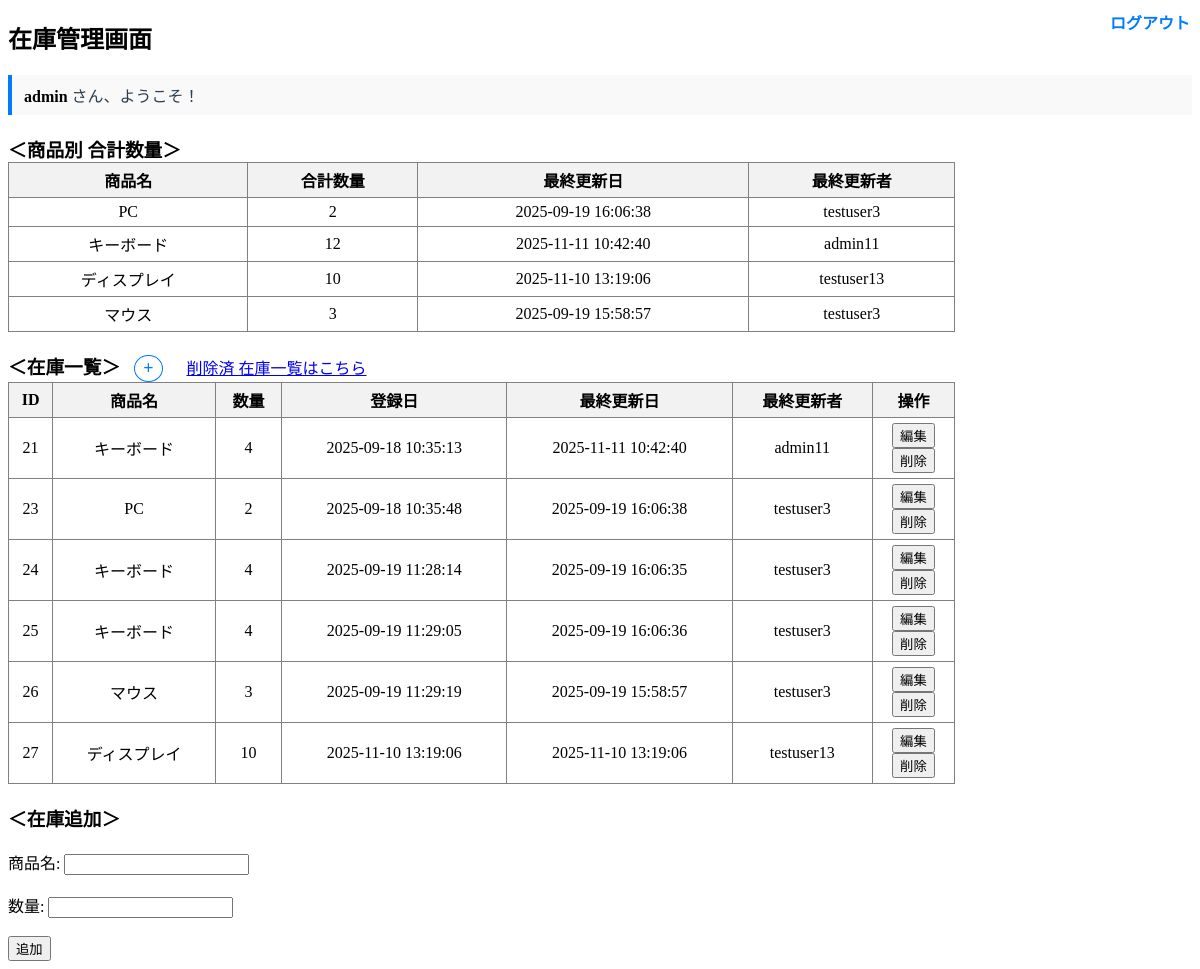
The app's page /PHP/inventory.php (signed in) with its own data.
### tables this page shows
CREATE TABLE `inventory` (
  `id` int(11) NOT NULL,
  `item_name` varchar(100) NOT NULL,
  `quantity` int(11) NOT NULL,
  `created_at` datetime DEFAULT current_timestamp(),
  `updated_at` datetime DEFAULT current_timestamp() ON UPDATE current_timestamp(),
  `updated_by` varchar(50) DEFAULT NULL,
  `is_deleted` tinyint(1) DEFAULT 0
);

### PHP/inventory.php (the view, shortened to what this page needs)
<?php
require_once "db_connect.php";
$sqlItems = "SELECT * FROM inventory WHERE is_deleted = 0 ORDER BY created_at";
$stmtItems = $pdo->query($sqlItems);
$items = $stmtItems->fetchAll(PDO::FETCH_ASSOC);
$sqlsummary = "SELECT item_name, SUM(quantity) AS total_quantity, MAX(updated_at) AS last_updated_at, SUBSTRING_INDEX(GROUP_CONCAT(updated_by ORDER BY updated_at DESC), ',',1) AS last_updated_by FROM inventory WHERE is_deleted = 0 GROUP BY item_name ORDER BY item_name ";
$stmtsummary = $pdo->query($sqlsummary);
$summary = $stmtsummary->fetchAll(PDO::FETCH_ASSOC);
?>
<!DOCTYPE html>
<html lang= "ja">
<head>
</head>
<body>
    <h2>在庫管理画面</h2>
    <p class="welcome-message">
        <span class="username"><?php echo htmlspecialchars($_SESSION['username']); ?></span> さん、ようこそ！
    </p>
    <h3 style="display: inline;">＜商品別 合計数量＞</h3>
    <table border="1" cellpadding="8">
        <tr>
            <th>商品名</th>
            <th>合計数量</th>
            <th>最終更新日</th>
            <th>最終更新者</th>
        </tr>
        <?php foreach ($summary as $row): ?>
        <tr>
            <td><?php echo htmlspecialchars($row['item_name']); ?></td>
            <td><?php echo htmlspecialchars($row['total_quantity']); ?></td>
            <td><?php echo htmlspecialchars($row['last_updated_at']); ?></td>
            <td><?php echo htmlspecialchars($row['last_updated_by']); ?></td>
        </tr>
        <?php endforeach; ?>
    </table>
    <h3 style="display: inline;">＜在庫一覧＞</h3>
    <a href="inventory_add_from.php" class="add-button">+</a>
    <p style="display: inline; margin-left: 20px;">
        <a href= "inventory_deleted.php">削除済 在庫一覧はこちら</a>
    </p>
    <table border="1" cellpadding="8">
        <tr>
            <th>ID</th>
            <th>商品名</th>
            <th>数量</th>
            <th>登録日</th>
            <th>最終更新日</th>
            <th>最終更新者</th>
            <th>操作</th>
        </tr>
        <?php foreach ($items as $item): ?>
        <tr>
            <td><?php echo htmlspecialchars($item["id"]); ?></td>
            <td><?php echo htmlspecialchars($item["item_name"]); ?></td>
            <td><?php echo htmlspecialchars($item["quantity"]); ?></td>
            <td><?php echo htmlspecialchars($item["created_at"]); ?></td>
            <td><?php echo htmlspecialchars($item["updated_at"]); ?></td>
            <td><?php echo htmlspecialchars($item["updated_by"]); ?></td>
            <td>
                <form action="inventory_edit.php" method="GET" style="display:inline,">
                    <input type="submit" value="編集">
                </form>
                <form action="inventory_delete.php" method="POST" style="display:inline;" onsubmit="return confirm('本当に削除しますか？');">
                    <input type="submit" value="削除">
                </form>
            </td>
        </tr>
        <?php endforeach; ?>
    </table>
    <h3>＜在庫追加＞</h3>
    <form action="inventory_add.php" method="POST">
        <label>商品名: <input type="text" name="item_name" required></label><br><br>
        <label>数量: <input type="number" name="quantity" required></label><br><br>
        <input type="submit" value="追加">
    </form>
</body>
<div class="top-right">
    <a href="logout.php">ログアウト</a>
</div>
</html>

### PHP/inventory.php (style rules this page uses)
table { border-collapse: collapse; width: 80%; margin-bottom: 20px; }
th, td { border: 1px soild #000; padding: 5px; text-align: center; }
th { background-color: #f2f2f2; }
.welcome-message { font-size: 1rem; color: #2c3e50; background-color: #f9f9f9; padding: 8px 12px; border-left: 4px solid #007BFF; margin: 10px 0 20px; }
.welcome-message .username { font-weight: bold; color: #000; }
.add-button { display: inline-block; margin-left: 10px; font-size: 18px; font-weight: bold; color: #007BFF; text-decoration: none; border: 1px solid #007BFF; border-radius: 50%; padding: 2px 8px; transition: 0.2s; }
.top-right { position: absolute; top: 10px; right: 10px; }
.top-right a { text-decoration: none; color: #007BFF; font-weight: bold; }

### records on screen
inventory: id "21", item_name "キーボード", quantity "4", created_at "2025-09-18 10:35:13", updated_at "2025-11-11 10:42:40", updated_by "admin11"
inventory: id "23", item_name "PC", quantity "2", created_at "2025-09-18 10:35:48", updated_at "2025-09-19 16:06:38", updated_by "testuser3"
inventory: id "24", item_name "キーボード", quantity "4", created_at "2025-09-19 11:28:14", updated_at "2025-09-19 16:06:35", updated_by "testuser3"
inventory: id "25", item_name "キーボード", quantity "4", created_at "2025-09-19 11:29:05", updated_at "2025-09-19 16:06:36", updated_by "testuser3"
inventory: id "26", item_name "マウス", quantity "3", created_at "2025-09-19 11:29:19", updated_at "2025-09-19 15:58:57", updated_by "testuser3"
inventory: id "27", item_name "ディスプレイ", quantity "10", created_at "2025-11-10 13:19:06", updated_at "2025-11-10 13:19:06", updated_by "testuser13"

### other values on screen
$_SESSION['username'] "admin"
$row['item_name'] "PC"
$row['total_quantity'] "2"
$row['last_updated_at'] "2025-09-19 16:06:38"
$row['last_updated_by'] "testuser3"
$row['item_name'] "キーボード"
$row['total_quantity'] "12"
$row['last_updated_at'] "2025-11-11 10:42:40"
$row['last_updated_by'] "admin11"
$row['item_name'] "ディスプレイ"
$row['total_quantity'] "10"
$row['last_updated_at'] "2025-11-10 13:19:06"
$row['last_updated_by'] "testuser13"
$row['item_name'] "マウス"
$row['total_quantity'] "3"
